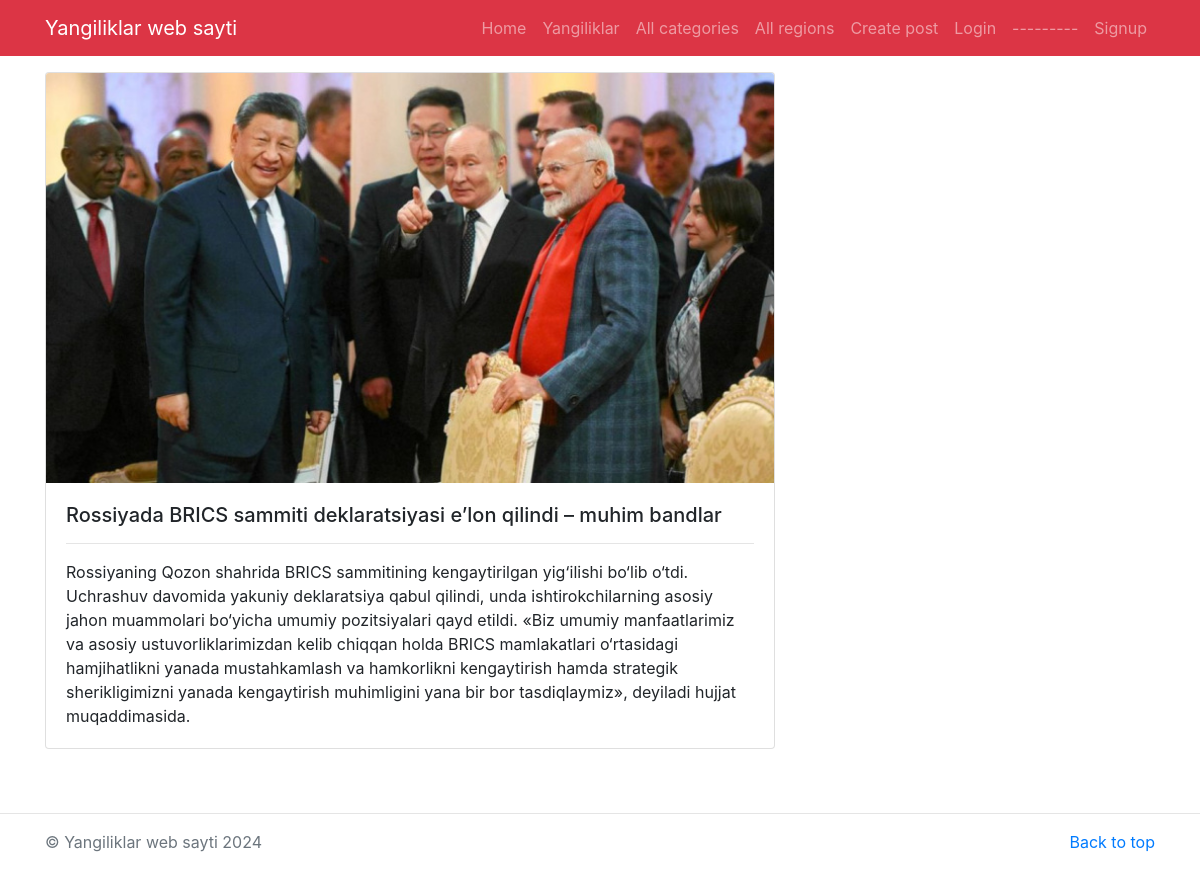
/detail/1, run on the app's committed database.
### news/models.py (models this page shows, shortened)
class New(models.Model):
    category = models.ForeignKey(Category, on_delete=models.CASCADE)
    region = models.ForeignKey(Region, on_delete=models.CASCADE, blank=True, null=True)
    title = models.CharField(max_length=300)
    text = models.TextField()
    image = models.ImageField(upload_to='images/')
    date = models.DateField(auto_now=True)
    author = models.ForeignKey('auth.User', on_delete=models.CASCADE)

### news/views.py (the view)
# urls.py: path('detail/<int:id>', detail, name='detail'),
def detail(request, id):
    news = New.objects.get(id=id)
    category = Category.objects.get(id=news.category.id)
    rel_news = New.objects.filter(category=category).exclude(id=id)
    context = {
        'news': news,
        'category': category,
        'rel_news': rel_news
    }
    return render(request, 'detail.html', context)

### templates/detail.html
{% extends 'base.html' %}
{% block content%}
<main class="container mt-3 mb-5">
	<div class="row my-3">
		<div class="col-md-8">
			<div class="card mb-3">
                 <img src="/media/{{news.image}}" class="card-img-top" alt="{{news.title}}">
			  <div class="card-body">
			    <h5 class="card-title">{{news.title}}</h5>
			    <hr/>
			    <p class="card-text">{{news.text}}</p>
			  </div>
			</div>
			</div>
		</div>
</main>
{% endblock%}

### data on the page
New: image (picture), title "Rossiyada BRICS sammiti deklaratsiyasi e’lon qilindi – muhim bandlar", text "Rossiyaning Qozon shahrida BRICS sammitining kengaytirilgan yig‘ilishi bo‘lib o‘tdi. Uchrashuv davomida yakuniy deklaratsiya qabul qilindi, unda ishtirokchilarning asosiy jahon muammolari bo‘yicha umumiy pozitsiyalari qayd etildi. «Biz umumiy manfaatlarimiz va asosiy ustuvorliklarimizdan kelib chiqqan holda BRICS mamlakatlari o‘rtasidagi hamjihatlikni yanada mustahkamlash va hamkorlikni kengaytirish hamda strategik sherikligimizni yanada kengaytirish muhimligini yana bir bor tasdiqlaymiz», deyiladi hujjat muqaddimasida."
